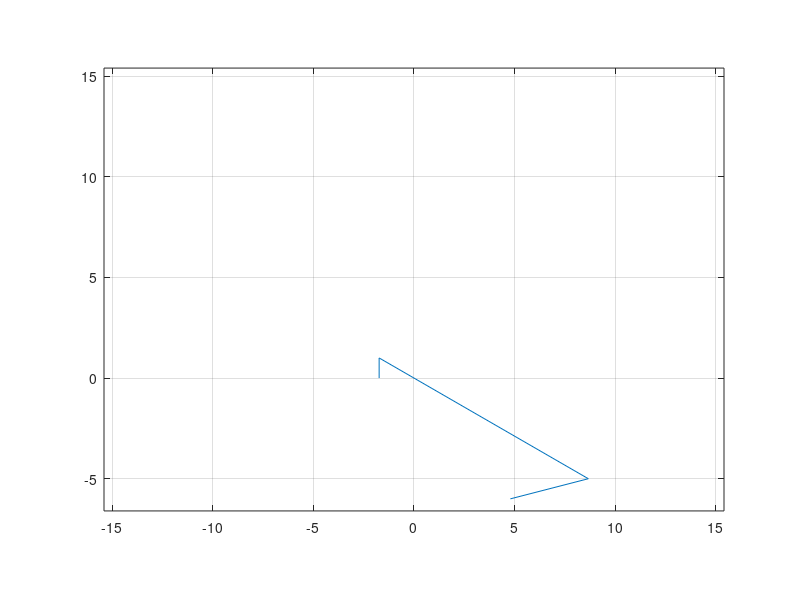

The MATLAB source for this figure: (Note: this script raises an error after producing the figure.)
%Trebuchet Simulatorclear allglobal l1 l2 l3 l4 l5 m1 m2 m3 g h N mu il1= 1; l2= 2;l3= 4;l4= 2;l5= 10;h=6;m1=200;m2=2;m3=1;g=9.8;mu=.1;simtime=3;deltat=.02;phi2init=pi/3; %Set by user%%%%%%%%%%%%%%%%%%%%%%%%%%%%%%%%%%%%%%%%%%%%%%%%%%%%%%%%%%%%%%%%%%%%%%%%%%%%%%%%%%%%%%%%%% End of user settings.phi1init=0;phi3init=phi1init;y3=-l5*cos(phi2init)-l3*cos(phi3init);flag=1;N=1;if -y3>=h  % The projectile is setting on the ground.    phi3init = -abs(acos((h - l5*cos(phi2init))/l3));    flag=0;  endphi1=phi1initphi2=phi2initphi3=phi3init%Plot initial statex1=-l2 * sin(phi2)+l1*sin(phi1);y1=l2 *cos(phi2)-l1 * cos(phi1);x4=-l2 * sin(phi2);y4=l2 * cos(phi2);x5=l5 * sin(phi2);y5=-l5 * cos(phi2);x3=l5 * sin(phi2)+l3 * sin(phi3);y3=-l5 * cos(phi2)-l3 * cos(phi3);ymin=-h*1.1;ymax=(l5+l3)*1.1;xmin=-max([l1+l2,l5+l3])*1.1;xmax=-xmin;plot([x1  x4  x5  x3 ]',[y1  y4  y5  y3 ]')axis([xmin,xmax, ymin,ymax])axis('equal') griddrawnowpausez(:,1)=[phi1init;0;phi2init;0;phi3init;0];i=1;t=0;% Simulation while projectile is still on the ground.while (N>0) & (t < simtime) & (flag == 0) & (z(5,i)<1.4*pi)   i=i+1;   t=t+deltat;   zt=vtb9_3('trebconst',zeros(6,2),[0 deltat], z(:,i-1));   z(:,i)=zt(:,2);   z(:,i);   [zd]=trebconst(z(:,i),[0 deltat],[0 deltat]);   N   if isreal(N) == 0       i=i-1;     flag=1;   end   end% Since N is not positive, the projectile is not sitting on the ground anymore.disp('Take off')z(:,i);while (t < simtime) & (z(5,i)<1.4*pi)   i=i+1;%disp('zt')   zt=vtb9_3('trebuncon',zeros(6,2),[0 deltat], z(:,i-1));   z(:,i)=zt(:,2);   t=t+deltat;   endphi1=z(1,:);phi2=z(3,:);phi3=z(5,:);x1=-l2 * sin(phi2)+l1*sin(phi1);y1=l2 *cos(phi2)-l1 * cos(phi1);x4=-l2 * sin(phi2);y4=l2 * cos(phi2);x5=l5 * sin(phi2);y5=-l5 * cos(phi2);x3=l5 * sin(phi2)+l3 * sin(phi3);y3=-l5 * cos(phi2)-l3 * cos(phi3);ymin=-h*1.1;ymax=(l5+l3)*1.1;xmin=-max([l1+l2,l5+l3])*1.1;xmax=-xmin;disp('Press return to see simulation')pausefor j=1:10for i=1:length(phi1);  plot([x1(i) x4(i) x5(i) x3(i)]',[y1(i) y4(i) y5(i) y3(i)]')  axis([xmin,xmax, ymin,ymax])  axis('equal')   drawnowendpauseend